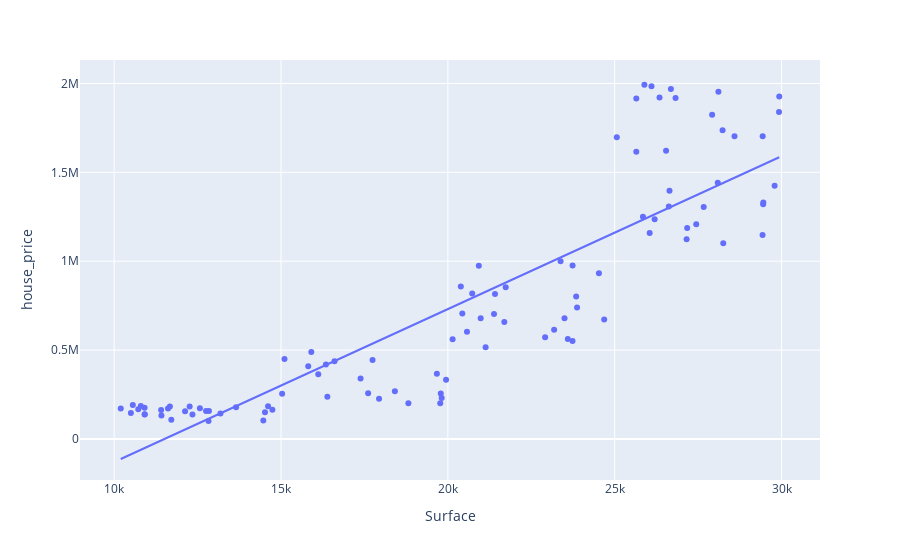

Notebook code for this chart:
### Markdown cell above
12. Apply the code below to view your result. What can you conclude?

### Code cell
import plotly.express as px
fig = px.scatter(dataset, x = "Surface", y = "house_price", trendline = "ols")
fig.show()
